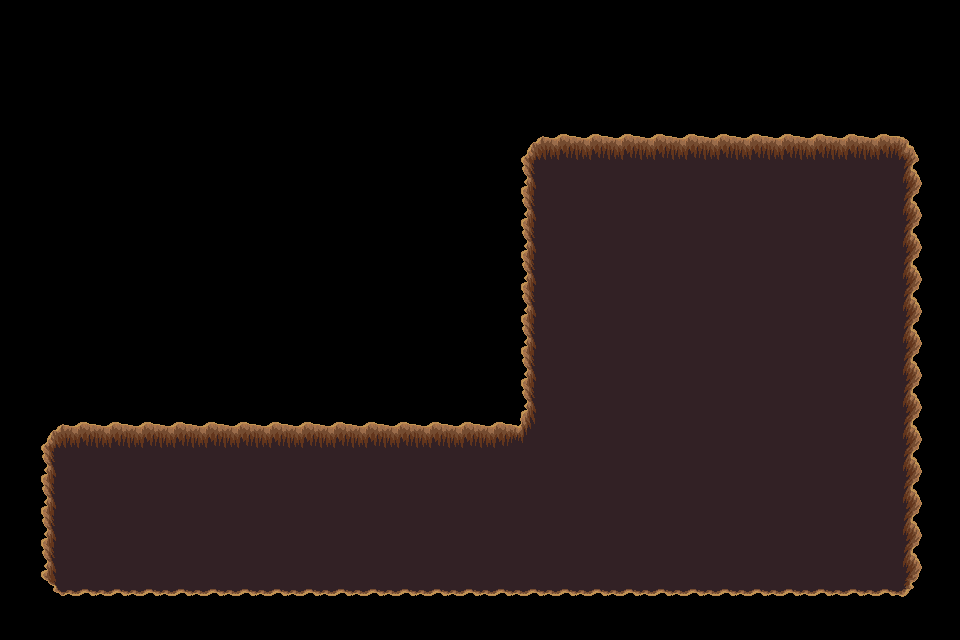

A 2D game scene composited from a Tiled map and its tileset images. What follows is a short description and the map's XML, with every tile layer's data as written:
An orthogonal 30x20 tile map with 32x32 px tiles, 1 tile layer (trou), 2 tilesets.

<map version="1.5" tiledversion="1.7.2" orientation="orthogonal" renderorder="right-down" width="30" height="20" tilewidth="32" tileheight="32" infinite="0" nextlayerid="9" nextobjectid="1">
 <tileset firstgid="1" source="../../../dungeon_green.tsx" />
 <tileset firstgid="530" source="../../../dungeon.tsx" />
 <layer id="8" name="trou" width="30" height="20">
  <data encoding="csv">
0,0,0,0,0,0,0,0,0,0,0,0,0,0,0,0,0,0,0,0,0,0,0,0,0,0,0,0,0,0,
0,0,0,0,0,0,0,0,0,0,0,0,0,0,0,0,0,0,0,0,0,0,0,0,0,0,0,0,0,0,
0,0,0,0,0,0,0,0,0,0,0,0,0,0,0,0,0,0,0,0,0,0,0,0,0,0,0,0,0,0,
0,0,0,0,0,0,0,0,0,0,0,0,0,0,0,0,0,0,0,0,0,0,0,0,0,0,0,0,0,0,
0,0,0,0,0,0,0,0,0,0,0,0,0,0,0,0,432,433,433,433,433,433,433,433,433,433,433,433,434,0,
0,0,0,0,0,0,0,0,0,0,0,0,0,0,0,0,455,456,456,456,456,456,456,456,456,456,456,456,457,0,
0,0,0,0,0,0,0,0,0,0,0,0,0,0,0,0,455,456,456,456,456,456,456,456,456,456,456,456,457,0,
0,0,0,0,0,0,0,0,0,0,0,0,0,0,0,0,455,456,456,456,456,456,456,456,456,456,456,456,457,0,
0,0,0,0,0,0,0,0,0,0,0,0,0,0,0,0,455,456,456,456,456,456,456,456,456,456,456,456,457,0,
0,0,0,0,0,0,0,0,0,0,0,0,0,0,0,0,455,456,456,456,456,456,456,456,456,456,456,456,457,0,
0,0,0,0,0,0,0,0,0,0,0,0,0,0,0,0,455,456,456,456,456,456,456,456,456,456,456,456,457,0,
0,0,0,0,0,0,0,0,0,0,0,0,0,0,0,0,455,456,456,456,456,456,456,456,456,456,456,456,457,0,
0,0,0,0,0,0,0,0,0,0,0,0,0,0,0,0,455,456,456,456,456,456,456,456,456,456,456,456,457,0,
0,432,433,433,433,433,433,433,433,433,433,433,433,433,433,433,411,456,456,456,456,456,456,456,456,456,456,456,457,0,
0,455,456,456,456,456,456,456,456,456,456,456,456,456,456,456,456,456,456,456,456,456,456,456,456,456,456,456,457,0,
0,455,456,456,456,456,456,456,456,456,456,456,456,456,456,456,456,456,456,456,456,456,456,456,456,456,456,456,457,0,
0,455,456,456,456,456,456,456,456,456,456,456,456,456,456,456,456,456,456,456,456,456,456,456,456,456,456,456,457,0,
0,455,456,456,456,456,456,456,456,456,456,456,456,456,456,456,456,456,456,456,456,456,456,456,456,456,456,456,457,0,
0,478,479,479,479,479,479,479,479,479,479,479,479,479,479,479,479,479,479,479,479,479,479,479,479,479,479,479,480,0,
0,0,0,0,0,0,0,0,0,0,0,0,0,0,0,0,0,0,0,0,0,0,0,0,0,0,0,0,0,0
</data>
 </layer>
</map>
